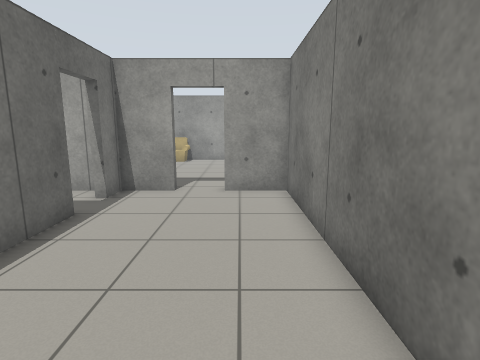
[1] (above)

22 first-person views from a walk through a world built for the Gazebo simulator. The camera is 1.2 m above the floor, tilts 10° down and sees 80° across. The floor is counted in squares, 0.5 m on a side. Each view is taken from the middle of a square. On the plan, view 1 faces up. The plan holds only what a view shows up to about 18 squares ahead; the rest is blank. The robots in the file are not drawn. Simple patterns stand in for the simulator's built-in surfaces. Simple shapes stand in for some stock models. Surface patterns are stand-ins for the level's own textures.

[2]
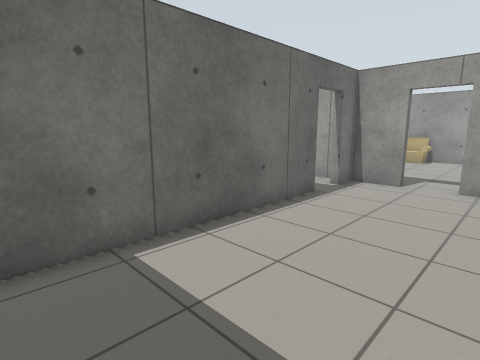

[3]
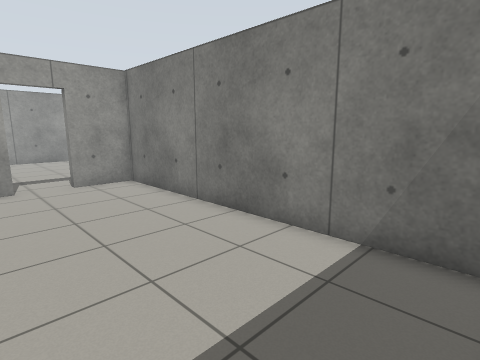

[4]
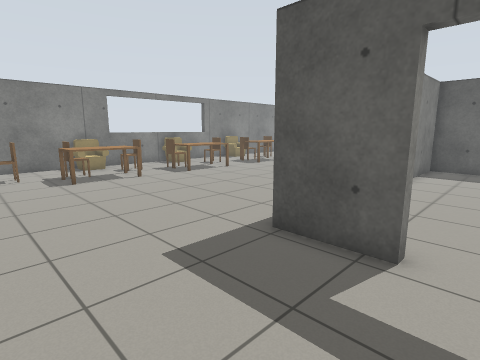

[5]
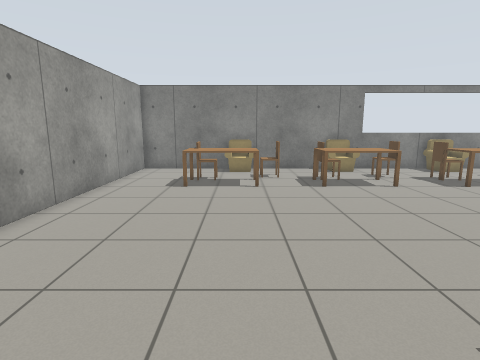

[6]
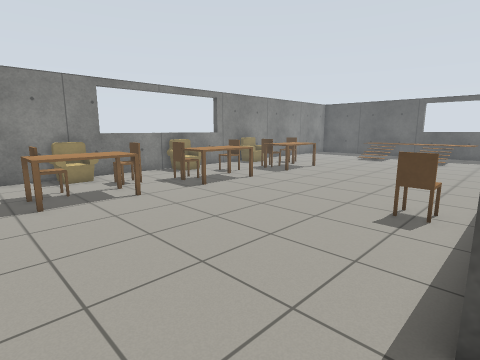

[7]
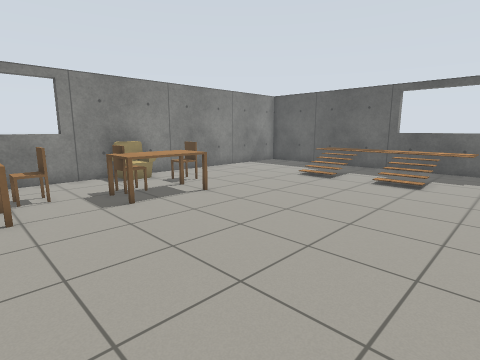

[8]
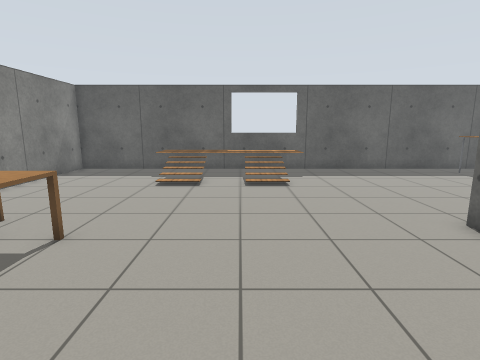

[9]
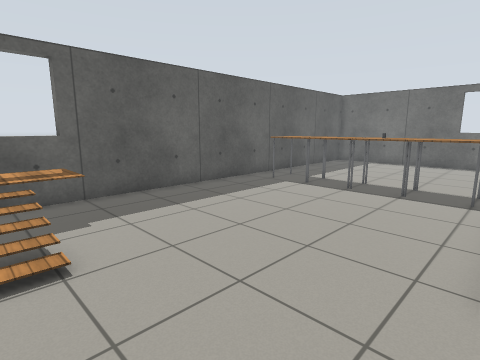

[10]
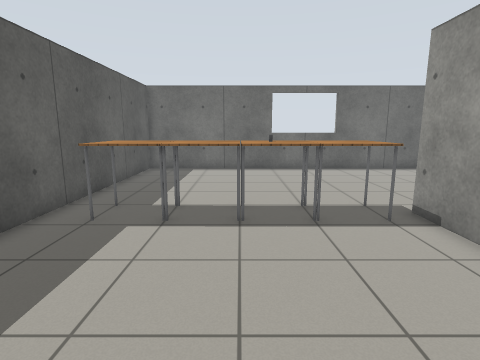

[11]
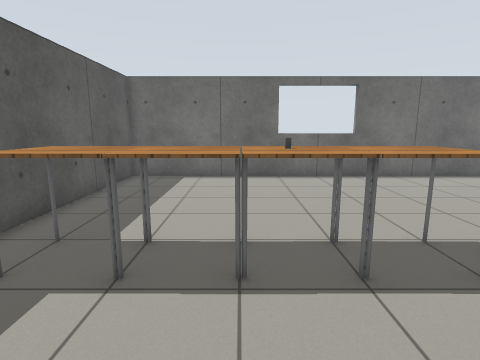

[12]
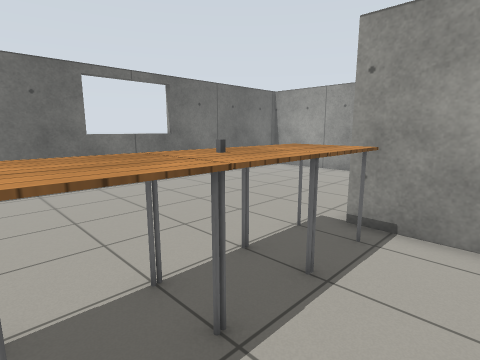

[13]
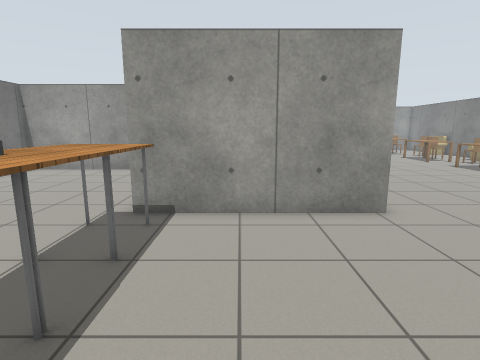

[14]
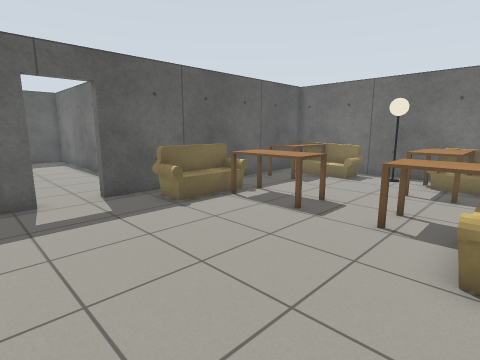

[15]
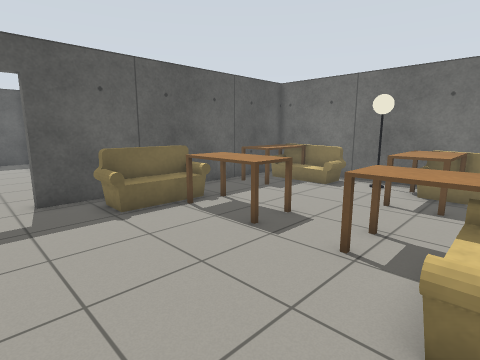

[16]
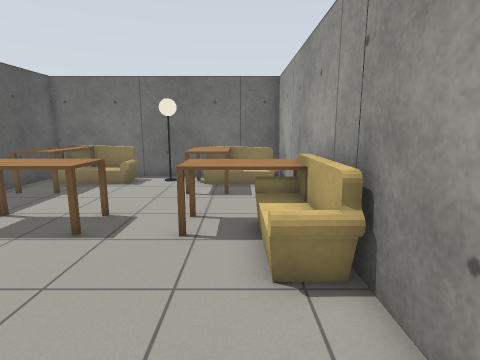

[17]
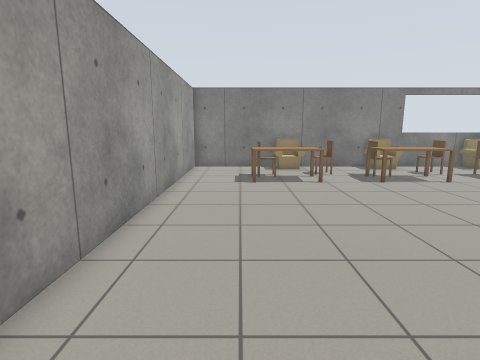

[18]
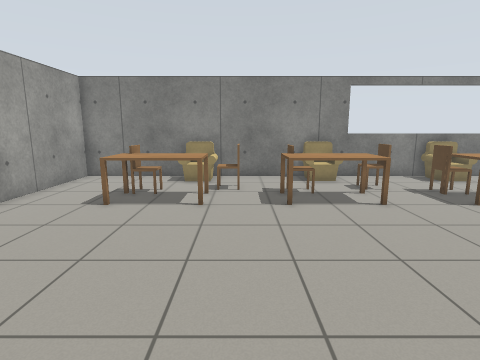

[19]
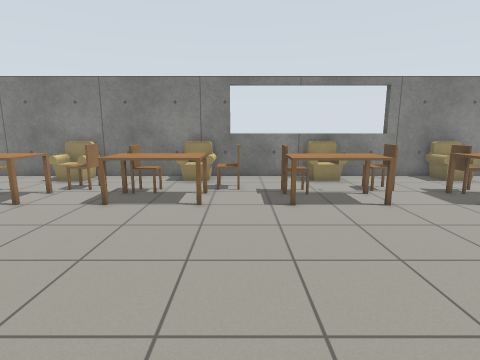

[20]
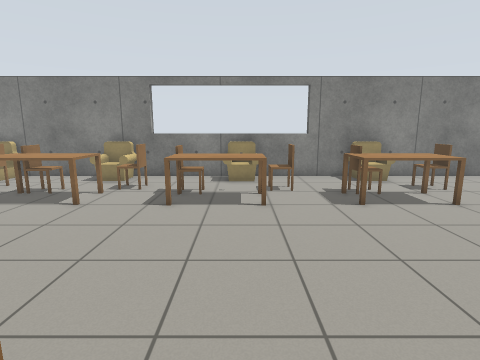

[21]
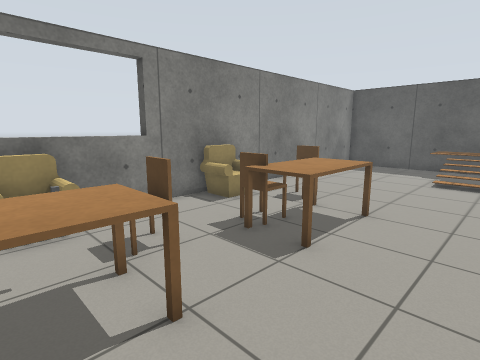

[22]
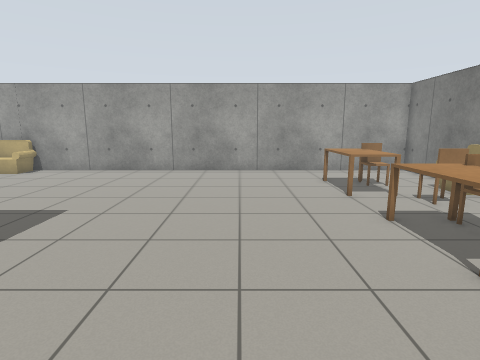

### Floor plan
Ten units are one square. View 1 is at (0, 0); x grows to the right and y downward. Boxes are objects, and circles mark ways between rooms. Rooms are numbered by the first view taken in them; rooms with no view inside come last. Other rooms are left out.
<svg viewBox="-154 -235 337 376">
<path fill="none" stroke="#000" d="M-47 -79 -47 17M-4 26 19 26 19 -112 -6 -112M-26 -112 -47 -112 -47 -99M23 29 -51 29M-6 -112 -6 -116 24 -116M-86 -64 -149 -64 -149 136 178 136 178 -230 -149 -230 -149 -116 -26 -116 -26 -112M23 25 23 29"/>
<rect x="-145" y="-165" width="20" height="40" fill="#bbb"><title>sofa</title></rect>
<rect x="-145" y="-185" width="20" height="20" fill="#bbb"><title>lamp</title></rect>
<rect x="-145" y="-225" width="20" height="40" fill="#bbb"><title>sofa</title></rect>
<rect x="-135" y="-145" width="30" height="20" fill="#bbb"><title>table</title></rect>
<rect x="-135" y="-215" width="30" height="30" fill="#bbb"><title>table</title></rect>
<rect x="-85" y="-175" width="30" height="30" fill="#bbb"><title>table</title></rect>
<rect x="-85" y="-225" width="30" height="30" fill="#bbb"><title>table</title></rect>
<rect x="-75" y="-145" width="40" height="20" fill="#bbb"><title>sofa</title></rect>
<rect x="-75" y="-225" width="40" height="20" fill="#bbb"><title>sofa</title></rect>
<rect x="-65" y="95" width="30" height="30" fill="#bbb"><title>table</title></rect>
<rect x="-65" y="75" width="30" height="20" fill="#bbb"><title>table</title></rect>
<rect x="-65" y="55" width="30" height="20" fill="#bbb"><title>table</title></rect>
<rect x="-65" y="35" width="30" height="20" fill="#bbb"><title>table</title></rect>
<rect x="-55" y="65" width="10" height="10" fill="#bbb"><title>other object</title></rect>
<rect x="35" y="-65" width="10" height="10" fill="#bbb"><title>chair</title></rect>
<rect x="55" y="85" width="10" height="30" fill="#bbb"><title>stairs</title></rect>
<rect x="95" y="85" width="10" height="30" fill="#bbb"><title>stairs</title></rect>
<rect x="115" y="-15" width="30" height="40" fill="#bbb"><title>kitchen table</title></rect>
<rect x="115" y="-75" width="20" height="40" fill="#bbb"><title>kitchen table</title></rect>
<rect x="115" y="-135" width="30" height="40" fill="#bbb"><title>kitchen table</title></rect>
<rect x="115" y="-195" width="30" height="40" fill="#bbb"><title>kitchen table</title></rect>
<rect x="135" y="15" width="20" height="20" fill="#bbb"><title>chair</title></rect>
<rect x="135" y="-15" width="10" height="20" fill="#bbb"><title>chair</title></rect>
<rect x="135" y="-45" width="20" height="20" fill="#bbb"><title>chair</title></rect>
<rect x="135" y="-55" width="10" height="10" fill="#bbb"><title>other object</title></rect>
<rect x="135" y="-75" width="10" height="20" fill="#bbb"><title>chair</title></rect>
<rect x="135" y="-105" width="20" height="20" fill="#bbb"><title>chair</title></rect>
<rect x="135" y="-135" width="10" height="20" fill="#bbb"><title>chair</title></rect>
<rect x="135" y="-165" width="20" height="20" fill="#bbb"><title>chair</title></rect>
<rect x="135" y="-195" width="10" height="20" fill="#bbb"><title>chair</title></rect>
<rect x="155" y="-5" width="20" height="30" fill="#bbb"><title>armchair</title></rect>
<rect x="155" y="-65" width="20" height="30" fill="#bbb"><title>armchair</title></rect>
<rect x="155" y="-125" width="20" height="30" fill="#bbb"><title>armchair</title></rect>
<rect x="155" y="-185" width="20" height="30" fill="#bbb"><title>armchair</title></rect>
<circle cx="-15" cy="-110" r="3" fill="#2a7"/>
<text x="-20" y="-40">1</text>
<text x="30" y="-40">2</text>
</svg>
Room 1 opens to room 2.

Where each view was taken, in squares from view 1:
view 1: 0 up, 0 right, facing up
view 2: 2 down, 1 right, facing up-left
view 3: 2 down, 4 left, facing up-right
view 4: 17 up, 2 left, facing down-right
view 5: 17 up, 0 right, facing right
view 6: 15 up, 2 right, facing down-right
view 7: 5 up, 3 right, facing down-right
view 8: 4 up, 8 right, facing down
view 9: 3 down, 7 right, facing down-left
view 10: 8 down, 3 right, facing left
view 11: 8 down, 0 right, facing left
view 12: 10 down, 2 left, facing up-left
view 13: 11 down, 2 left, facing up
view 14: 22 up, 1 right, facing down-left
view 15: 22 up, 1 left, facing down-left
view 16: 21 up, 0 right, facing left
view 17: 20 up, 1 left, facing right
view 18: 15 up, 3 right, facing right
view 19: 9 up, 3 right, facing right
view 20: 5 up, 3 right, facing right
view 21: 6 up, 9 right, facing down-right
view 22: 6 up, 8 right, facing up
